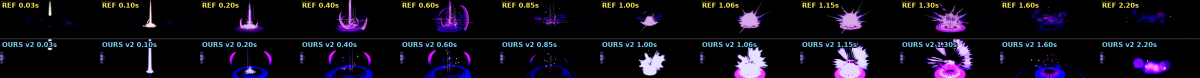
#> input picture archive/kit/examples/VoidRend/log/compare_v2.png, 3600 x 232 px (shown at 1/3 size)
$ python -i texture_traits.py   (imports and definitions only)
#> lines starting #> are read from the running program, lines starting #| are printed output that depends on the picture
#> further down, picture is the input picture: PIL image 3600x232 RGB; mean R, G, B 17.6, 13.8, 24.6
#!/usr/bin/env python3
"""Measure the hidden traits of Roblox texture ids (background, colour, parts, effective resolution, fill).

Measured on the ORIGINAL uploaded image, so you can tell before you use a texture whether it is coloured, sits on a
black or faint card, holds several shapes, or is low-res art uploaded big.

    python3 -I kit/scripts/texture_traits.py <id>[:4x4] [<id> ...] [--grid 4x4] [--json]
    python3 -I kit/scripts/texture_traits.py --index gallery/textures/index.json \\
        [--scan knowledge/texture-vocab.md knowledge/categories/*_recipe.luau] --out gallery/textures/traits.json
    common: [--cache DIR] (default ~/.vfxmith/cache/textures) [--threads 4] [--refetch]

One line per id, e.g.
    11187665050  420x420  clear  white  1 part  eff 110 px (soft above ~140 px on screen)  fill 22%

Traits (legend):
  px      stored size; for a flipbook the grid, cell size and how many cells hold art ("4x4, 256 px cells, 12/16
          used"). The grid comes from `id:4x4`, --grid, the texture index (`flip`, when most layers use one) or, with
          --scan, the grid column / FlipbookLayout next to the id.
  bg      clear = transparent background, usable at any LightEmission.
          black = no alpha, or an opaque dark border: ADDITIVE ONLY (LightEmission 1); below that you see a dark square.
          dark  = a dark semi-transparent haze round bright art (10%+ of the frame, 30%+ of the alpha; art that is
                  dark as a whole is ink by design and stays "clear", colour black): additive only; at
                  LightEmission < 1 it darkens a big area with the haze's outline.
          faint = most of the art is low-alpha haze (more 0-10% alpha area than 2x the 25%+ area, over 20%+ of the
                  frame) or low alpha reaches the frame edge: reads weak, and tinted dark it darkens a soft card round
                  the art.
          card  = opaque light background: a grey/white square in every mode.
  colour  white / grey / black: neutral, tints cleanly with Color ("black+white" = dark art with white parts: additive
          shows only the white parts). "pale <hue>" = slight tint, "<hue>" = coloured (tinting it another colour
          multiplies: blue x gold = olive), "dark <hue>" = dark coloured art (adds little when additive), multicolour =
          rainbow / chromatic: use untinted. From the alpha x luma weighted saturation
          and hue of the visible pixels (white < 0.08 < pale < 0.2 < coloured; multicolour when the hues disagree).
  parts   separate shapes in one image (median over the used cells of a flipbook), at 20% of the peak visibility,
          counting shapes with 2%+ of the art. "N lines" = N parallel streaks (within 12 degrees, 4:1 or longer):
          used as ONE streak (VelocityParallel, FacingCameraWorldUp) they read as a barcode comb. "scatter" = many
          tiny bits.
  eff     effective resolution: the smallest cell size (long side, px) the art survives being resampled to: the first
          size where downsampling and upsampling back adds less than 0.45 texels of edge blur (sum of the absolute
          change / sum of the gradient), log-interpolated. Calibration: a copy of the crisp 892 px rune 135141028133816
          upscaled from 128 px reads ~141, from 256 px ~216, a nearest-neighbour 128 px upscale ~120; the 64 px soft
          glow 867619398 reads 16. Below 48 the art is "smooth": a soft blur with no edges to lose, so drawing it
          bigger only enlarges the blur (right for glows and smoke; a spiky texture that measures smooth is already
          blurry, e.g. the 128 px spiky star 16892226410).
          Screen rule: bilinear magnification is invisible up to ~1.25x, so the art starts to look soft (blurry spikes,
          stair-stepped thin edges) once drawn larger than ~1.25 x eff pixels on screen. On a 1080p screen with the
          default 70 degree field of view, one stud at distance d is ~770 / d px; a particle is 2 x Size studs across
          (Size is a half-width, measured), so on-screen px ~= 1540 x Size / d: eff 110 is soft above Size ~2.7
          seen from 30 studs (a Beam or part: 770 x width / d).
          In the summary: "low-res" = single image with edges and eff 48-127 (soft above
          ~160 px); "upscaled" = eff under 0.3 x the stored size (a crisp upload reads ~0.5, so stored at 2x+).
  fill    % of the image (median used cell) covered at 10%+ of the peak: hairline ~1-5, soft glow card 40+.
  src     thumb = the original needs authentication (privacy-restricted upload), so the 700 px thumbnail was measured:
          px unknown (aspect given), eff rough (within ~2x of the original's on 11 public pairs; printed with ~,
          or ">=" when it reaches half the thumbnail's size, the most a thumbnail can show);
          bg, colour, parts and fill matched the originals on all 11.

Fetch: GET https://assetdelivery.roblox.com/v2/assetId/<id> (public, no key) -> locations[0].location (gzip
unwrapped); a Decal (type 13) is followed once to its image. Restricted ids fall back to the thumbnails API; a
placeholder thumbnail (UnknownImage, PrivateImage, Audio, Decal in its URL) counts as a failure.
Originals are cached as <cache>/<id>.png (thumbnails <id>.thumb.png, permanent failures <id>.missing). Downloads are
untrusted data: they stay in the cache directory, are only ever opened with Pillow (format whitelist, size caps) and
nothing in it is executed. A few threads, requests spaced 0.25 s apart, retries with backoff; failures are reported
and the run goes on. The image CDN answered 503 to everything after ~1,400 quick downloads (2026-11-14, cleared
within the hour): such ids fail "try again later" (not remembered); run the same command again and only the missing
ones are fetched.
"""
import argparse
import concurrent.futures
import glob
import gzip
import io
import json
import math
import os
import re
import sys
import threading
import time
import urllib.error
import urllib.request

from PIL import Image, ImageChops, ImageStat

UA = {"User-Agent": "vfxmith-texture-traits"}
DELIVERY = "https://assetdelivery.roblox.com/v2/assetId/{}"
THUMB = "https://thumbnails.roblox.com/v1/assets?assetIds={}&size={}&format=Png"
MAX_BYTES = 40 << 20
FORMATS = {"PNG", "JPEG", "BMP", "TGA", "GIF", "WEBP", "TIFF"}
Image.MAX_IMAGE_PIXELS = 4096 * 4096


# ------------------------------------------------------------------------------------------------------------- fetch
class FetchError(Exception):
    """A failed fetch. permanent = deleted / moderated / not an image (remembered in the cache); else retry later."""

    def __init__(self, msg, permanent=False):
        super().__init__(msg)
        self.permanent = permanent


_pace = threading.Lock()
_last = [0.0]


# [135 lines left out: functions http, _gunzip, decode, save_png, fetch, _fetch and 1 more, not called in this run]


# ------------------------------------------------------------------------------------------------------------ traits
LUMA = (0.299, 0.587, 0.114)
SIZES = [16, 24, 32, 48, 64, 96, 128, 160, 192, 256, 320, 384, 512, 640, 768, 1024]
TAU = 0.45  # edge-blur budget in texels, see effective_res()
SMOOTH = 48  # eff below this: a soft blur with no edges to lose (glows, smoke; or art that is already blurry)
HUES = [(15, "red"), (40, "orange"), (68, "yellow"), (160, "green"), (195, "cyan"), (255, "blue"), (290, "violet"),
        (335, "pink"), (361, "red")]


def _pixels(ch):
    return list(ch.get_flattened_data() if hasattr(ch, "get_flattened_data") else ch.getdata())


def _grad(X):
    w, h = X.size
    if w < 2 or h < 2:
        return 0.0
    dx = ImageChops.difference(X.crop((1, 0, w, h)), X.crop((0, 0, w - 1, h)))
    dy = ImageChops.difference(X.crop((0, 1, w, h)), X.crop((0, 0, w, h - 1)))
    return ImageStat.Stat(dx).sum[0] + ImageStat.Stat(dy).sum[0]


def _blur(X, size):
    """Sum |X - up(down(X))| for a smooth (Lanczos/bicubic) and a blocky (box/nearest) round trip, best of both."""
    up = X.resize(size, Image.LANCZOS).resize(X.size, Image.BICUBIC)
    e = ImageStat.Stat(ImageChops.difference(X, up)).sum[0]
    upn = X.resize(size, Image.BOX).resize(X.size, Image.NEAREST)
    return min(e, ImageStat.Stat(ImageChops.difference(X, upn)).sum[0])


def effective_res(chans, grid):
    """Smallest cell size (long side, px) the art survives: the first candidate size where resampling down and back
    adds less than TAU texels of blur per unit of edge (sum |X - up(down(X))| / sum |grad X|), log-interpolated
    between candidates. The worst (largest) of the given channels (alpha, premultiplied luma) wins."""
    cols, rows = grid
    best = 0.0
    for X in chans:
        g = _grad(X)
        if g < 1:
            continue
        w, h = X.size
        cw, ch = w / cols, h / rows
        native = max(cw, ch)
        prev, found = None, native
        for S in SIZES:
            if S >= native:
                break
            k = S / native
            size = (max(1, round(cw * k)) * cols, max(1, round(ch * k)) * rows)
            b = _blur(X, size) / g
            if b <= TAU:
                if prev is None:
                    found = S
                else:
                    ps, pb = prev
                    found = ps * (S / ps) ** ((pb - TAU) / max(pb - b, 1e-6))
                break
            prev = (S, b)
        best = max(best, found)
    return best


def _hue_name(deg):
    for lim, name in HUES:
        if deg < lim:
            return name
    return "red"


def _components(mask, w, x0, y0, cw, ch, vis):
    """8-connected components of mask inside one cell -> list of (weight, n, sx, sy, sxx, syy, sxy)."""
    seen = set()
    comps = []
    for y in range(y0, y0 + ch):
        for x in range(x0, x0 + cw):
            i = y * w + x
            if not mask[i] or i in seen:
                continue
            seen.add(i)
            stack = [i]
            W = n = sx = sy = sxx = syy = sxy = 0.0
            while stack:
                j = stack.pop()
                jy, jx = divmod(j, w)
                v = vis[j]
                W += v
                n += 1
                sx += jx * v
                sy += jy * v
                sxx += jx * jx * v
                syy += jy * jy * v
                sxy += jx * jy * v
                for yy in (jy - 1, jy, jy + 1):
                    if yy < y0 or yy >= y0 + ch:
                        continue
                    for xx in (jx - 1, jx, jx + 1):
                        if xx < x0 or xx >= x0 + cw:
                            continue
                        k = yy * w + xx
                        if mask[k] and k not in seen:
                            seen.add(k)
                            stack.append(k)
            comps.append((W, n, sx, sy, sxx, syy, sxy))
    return comps


def _shape(c):
    """(elongation, angle in degrees mod 180) of a component from its weighted second moments."""
    W, n, sx, sy, sxx, syy, sxy = c
    if W <= 0:
        return 1.0, 0.0
    mx, my = sx / W, sy / W
    cxx, cyy, cxy = sxx / W - mx * mx + 1 / 12, syy / W - my * my + 1 / 12, sxy / W - mx * my
    tr, det = cxx + cyy, cxx * cyy - cxy * cxy
    d = max(tr * tr / 4 - det, 0) ** 0.5
    l1, l2 = tr / 2 + d, max(tr / 2 - d, 1e-6)
    return (l1 / l2) ** 0.5, math.degrees(0.5 * math.atan2(2 * cxy, cxx - cyy)) % 180


def _parts(comps, total):
    """-> (count, label or None) for one cell."""
    big = [c for c in comps if c[0] >= 0.02 * total and c[1] >= 3]
    small_w = sum(c[0] for c in comps if c[0] < 0.02 * total)
    if len(comps) >= 12 and small_w >= 0.35 * total:
        return len(comps), "scatter"
    if len(big) >= 3:
        lines = [(a, c[0]) for (e, a), c in zip(map(_shape, big), big) if e >= 4]
        if len(lines) >= 3:
            ref = sorted(a for a, _ in lines)[len(lines) // 2]
            par = [l for l in lines if min(abs(l[0] - ref), 180 - abs(l[0] - ref)) <= 12]
            if len(par) >= 3 and sum(wt for _, wt in par) >= 0.6 * total:
                return len(big), f"{len(par)} lines"
    return max(1, len(big)), None


def analyse(im, grid=None, src="orig", debug=False):
    """Pillow image -> traits dict. grid = (cols, rows) of a flipbook, or None."""
#> called with src = 'orig', debug = False
    mode0 = im.mode
    had_alpha = mode0 in ("RGBA", "LA", "PA", "RGBa", "La") or (mode0 == "P" and "transparency" in im.info)
#> had_alpha = False
    im = im.convert("RGBA")
    W, H = im.size
    cols, rows = grid or (1, 1)
    A_full = im.getchannel("A")
#> A_full: PIL image 3600x232 L; every value is 255
    if had_alpha and A_full.getextrema()[0] >= 250:
        had_alpha = False  # an alpha channel that is opaque everywhere

    # full-res alpha statistics: faint haze and dark haze
    hist = A_full.histogram()
#> hist = 256 values from 0 to 835200
    faint_px, solid_px = sum(hist[1:26]), sum(hist[64:])
#> faint_px = 0; solid_px = 835200
    faint_area = faint_px / (W * H)
#> faint_area = 0
    lum_full = im.convert("RGB").convert("L")
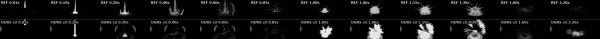
#> lum_full: PIL image 3600x232 L (shown at 1/6 size); min 0, max 255, mean 16.2
    haze = ImageChops.multiply(A_full.point(lambda v: 255 if 10 <= v < 153 else 0),
                               lum_full.point(lambda v: 255 if v < 77 else 0))
#> haze: PIL image 3600x232 L; every value is 0
    dark_area = haze.histogram()[255] / (W * H)
#> dark_area = 0
    dark_mass = ImageStat.Stat(ImageChops.multiply(haze, A_full)).sum[0] / max(ImageStat.Stat(A_full).sum[0], 1)
#> dark_mass = 0

    # working copy: premultiplied, each cell at most T px on its long side
    T = 160 if cols * rows == 1 else (96 if max(cols, rows) <= 4 else 64)
    k = min(1.0, T / max(W / cols, H / rows))
    cw, ch = max(1, round(W / cols * k)), max(1, round(H / rows * k))
    w, h = cw * cols, ch * rows
    pm = im.convert("RGBa").resize((w, h), Image.BOX)
    R, G, B, A = (_pixels(c) for c in pm.split())
#> R = 1600 values, max 239 at index 1565, min 0 at index 7, mean 17.5; G = 1600 values, max 219 at index 1540, min 0 at index 7, mean 13.79; B = 1600 values, max 255 at index 1392, min 0 at index 8, mean 24.54; A = 1600 values from 255 to 255
    n = w * h
    lp = [(LUMA[0] * R[i] + LUMA[1] * G[i] + LUMA[2] * B[i]) / 255 for i in range(n)]  # premultiplied luma 0-1
#> lp = 1600 values, max 0.889 at index 1540, min 0 at index 8, mean 0.0632
    al = [x / 255 for x in A]
#> al = 1600 values from 1 to 1
    lum = [min(1.0, lp[i] / al[i]) if al[i] > 0.004 else 0.0 for i in range(n)]  # colour luma 0-1
#> lum has the same summary as lp

    # background: the outer band (4%) of every cell
    bw = max(1, round(0.04 * min(cw, ch)))
    band = [y * w + x for cy in range(rows) for cx in range(cols)
            for y in range(cy * ch, cy * ch + ch) for x in range(cx * cw, cx * cw + cw)
            if min(x - cx * cw, cx * cw + cw - 1 - x, y - cy * ch, cy * ch + ch - 1 - y) < bw]
    b_op = sum(1 for i in band if al[i] >= 0.5) / len(band)
#> b_op = 1
    b_some = sum(1 for i in band if A[i] >= 2) / len(band)
#> b_some = 1
    b_lum = sorted(lum[i] for i in band if al[i] >= 0.5)
#> b_lum = 336 values from 0 to 0.889
    b_lum = b_lum[len(b_lum) // 2] if b_lum else 0.0
#> b_lum = 0.000447
    if not had_alpha or b_op >= 0.6:
        bg = "black" if b_lum <= 0.15 else "card"
#> bg = 'black'
    elif b_some >= 0.5 or (faint_area >= 0.2 and faint_px >= 2 * solid_px):
        bg = "faint"
    else:
        bg = "clear"  # may become "dark" below, once the tone of the art is known

    # what you see of each pixel: alpha; luma on a black card; the difference from a light card
    if bg == "black":
        vis = lp
#> vis has the same summary as lp
    elif bg == "card":
        vis = [abs(lum[i] - b_lum) * al[i] for i in range(n)]
    else:
        vis = al
    sv = sorted(vis)
#> sv = 1600 values from 0 to 0.889
    peak = max(sv[min(n - 1, int(n * 0.995))], 1e-6)
#> peak = 0.86

    # colour: alpha x luma weighted saturation and hue of the visible pixels
    sw = ssum = hx = hy = tw = tsum = bright = 0.0
    for i in range(n):
        a = al[i]
        if a < 0.02 or vis[i] < 0.05 * peak:
            continue
        r, g, b = R[i] / a, G[i] / a, B[i] / a
        mx, mn = max(r, g, b), min(r, g, b)
        wgt = lp[i] if bg == "black" else vis[i] * (0.02 + lum[i])
        tw += vis[i]
        tsum += vis[i] * lum[i]
        if lum[i] > 0.6:
            bright += vis[i]
        sw += wgt
        if mx < 40:  # too dark for a reliable hue
            continue
        sat = (mx - mn) / mx
        ssum += wgt * sat
        if mx - mn > 1:
            if mx == r:
                hd = 60 * (((g - b) / (mx - mn)) % 6)
            elif mx == g:
                hd = 60 * ((b - r) / (mx - mn) + 2)
            else:
                hd = 60 * ((r - g) / (mx - mn) + 4)
            hx += wgt * sat * math.cos(math.radians(hd))
            hy += wgt * sat * math.sin(math.radians(hd))
#> this loop made 1600 passes
#> (r, g, b, mx, mn, wgt, tw, tsum) on passes 1, 2, 3, 4, 5, 15, 16, 17: (64, 58, 23, 64, 23, 0.219, 0.219, 0.0479), (85, 77, 27, 85, 27, 0.289, 0.508, 0.131), (51, 46, 17, 51, 17, 0.173, 0.681, 0.161), (63, 57, 22, 63, 22, 0.215, 0.896, 0.208), (64, 58, 21, 64, 21, 0.218, 1.11, 0.255), (81, 73, 27, 81, 27, 0.275, 1.66, 0.369), (48, 43, 15, 48, 15, 0.162, 1.83, 0.395), (52, 47, 18, 52, 18, 0.177, 2, 0.426)
    sat = ssum / sw if sw else 0.0
    coh = (hx * hx + hy * hy) ** 0.5 / ssum if ssum else 0.0
    hue = math.degrees(math.atan2(hy, hx)) % 360
    tone = 1.0 if bg == "black" else (tsum / tw if tw else 0.0)
    if bg in ("clear", "faint") and dark_area >= 0.1 and dark_mass >= 0.3 and tone >= 0.3:
        bg = "dark"  # a dark haze round bright art (dark art itself, tone < 0.3, is ink by design: colour says so)
    if sat < 0.08:
        colour = "white" if tone >= 0.6 else ("grey" if tone >= 0.3 else
                                             ("black+white" if tw and bright >= 0.08 * tw else "black"))
    elif coh < 0.5:
        colour = "multicolour"
    else:
        colour = ("pale " if sat < 0.2 else ("dark " if tone < 0.3 else "")) + _hue_name(hue)

    # parts and fill per used cell
    thr = max(0.2 * peak, 0.04)
    mask = [v >= thr for v in vis]
    cells = []
    for cy in range(rows):
        for cx in range(cols):
            idx = [y * w + x for y in range(cy * ch, cy * ch + ch) for x in range(cx * cw, cx * cw + cw)]
            tot = sum(vis[i] for i in idx if mask[i])
            if tot <= 0:
                continue
            comps = _components(mask, w, cx * cw, cy * ch, cw, ch, vis)
            fill = sum(1 for i in idx if vis[i] >= 0.1 * peak) / len(idx)
            cells.append((tot, _parts(comps, tot), fill))
    if cells:
        maxtot = max(c[0] for c in cells)
        cells = [c for c in cells if c[0] >= 0.01 * maxtot]
    used = len(cells)
    if cells:
        counts = sorted(c[1][0] for c in cells)
        part_n = counts[len(counts) // 2]
        labels = [c[1][1] for c in cells if c[1][1]]
        label = max(set(labels), key=labels.count) if len(labels) * 2 > len(cells) else None
        if label and label.endswith("lines"):
            nl = sorted(int(l.split()[0]) for l in labels if l.endswith("lines"))
            label = f"{nl[len(nl) // 2]} lines"
        fills = sorted(c[2] for c in cells)
        fill = fills[len(fills) // 2]
    else:
        part_n, label, fill = 0, "empty", 0.0

    # effective resolution on the full image, per cell
    r_, g_, b_, a_ = im.convert("RGBa").split()
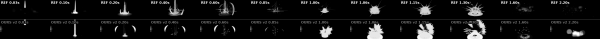
#> r_: PIL image 3600x232 L (shown at 1/6 size); min 0, max 255, mean 17.6
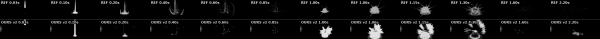
#> g_: PIL image 3600x232 L (shown at 1/6 size); min 0, max 255, mean 13.8
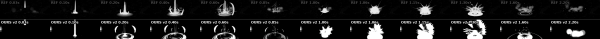
#> b_: PIL image 3600x232 L (shown at 1/6 size); min 0, max 255, mean 24.6
    chans = [Image.merge("RGB", (r_, g_, b_)).convert("L")]
    if had_alpha and bg != "black":
        chans.insert(0, a_)
    eff = effective_res(chans, (cols, rows))
#> the loop in effective_res, `for X in chans:` made 1 pass
#> pass 1, in _grad, `dy = ImageChops.difference(X.crop((0, 1, w, h)), X.crop((0, 0, w, h - ..`:
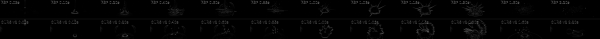
#> dy: PIL image 3600x231 L (shown at 1/6 size); min 0, max 249, mean 4
#> pass 1, in _blur, `up = X.resize(size, Image.LANCZOS).resize(X.size, Image.BICUBIC)`:
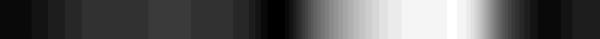
#> up: PIL image 3600x232 L (shown at 1/6 size); min 7, max 33, mean 16; drawn with min black and max white
#> pass 1, in _blur, `upn = X.resize(size, Image.BOX).resize(X.size, Image.NEAREST)`:
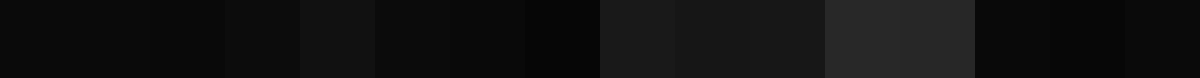
#> upn: PIL image 3600x232 L (shown at 1/3 size); min 6, max 40, mean 16.2

    t = {}
    if src == "thumb":
        t["src"] = "thumb"
        t["aspect"] = f"{W}x{H}"
        if eff >= 0.5 * max(W / cols, H / rows):  # a thumbnail cannot show more: report a lower bound
            eff = 0.5 * max(W / cols, H / rows)
            t["eff_min"] = True
    else:
        t["px"] = f"{W}x{H}"
    if grid:
        t["grid"] = f"{cols}x{rows}"
        if src != "thumb":
            t["cell"] = f"{W // cols}x{H // rows}"
        t["used"] = used
    t.update(bg=bg, colour=colour, parts=label or str(part_n), eff=int(round(eff)), fill=int(round(fill * 100)))
    if debug:
        t["_dbg"] = dict(b_op=round(b_op, 3), b_some=round(b_some, 3), b_lum=round(b_lum, 3),
                         dark_area=round(dark_area, 3), dark_mass=round(dark_mass, 3), faint=round(faint_area, 3),
                         f_s=round(faint_px / max(solid_px, 1), 2), sat=round(sat, 3), coh=round(coh, 2),
                         hue=round(hue), tone=round(tone, 2), parts_n=part_n)
    return t


# ---------------------------------------------------------------------------------------------------------- output
def soft_above(eff):
    v = 1.25 * eff
    return int(round(v, -1 if v < 1000 else -2))


def is_lowres(t):
    """Single image with edges that looks soft above ~160 px on screen (eff 48-127)."""
    return not t.get("grid") and SMOOTH <= t["eff"] < 128


# [40 lines left out: functions is_upscaled, line, summary, not called in this run]


# ------------------------------------------------------------------------------------------------------------ batch
def parse_grid(s):
    m = re.fullmatch(r"(?:Grid)?(\d)x(\d)", (s or "").strip())
    return (int(m.group(1)), int(m.group(2))) if m else None


# [121 lines left out: functions index_ids, scan_ids, measure, write_out, main, not called in this run]


# [2 lines not run here, left out]

>>> from PIL import Image
>>> picture = Image.open('../../archive/kit/examples/VoidRend/log/compare_v2.png')
>>> result = analyse(picture)
